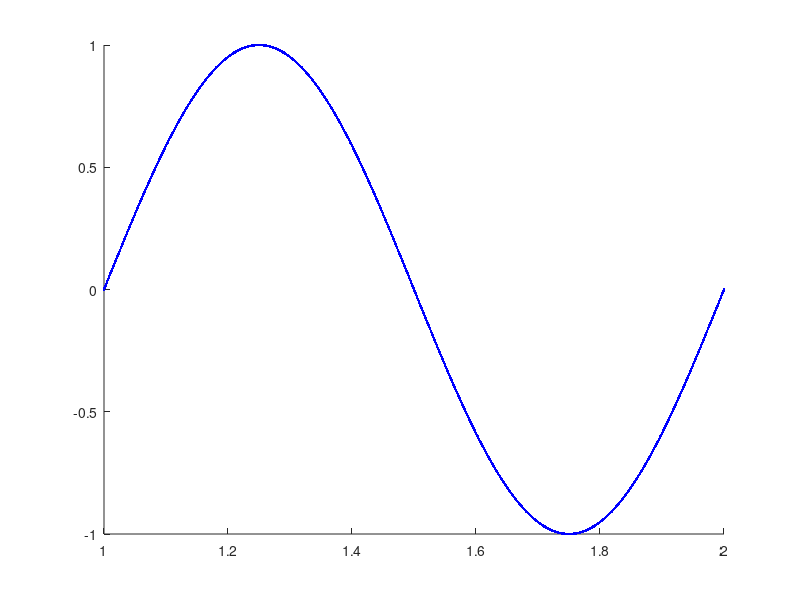

The MATLAB script that drew this image:
t = 1:0.001:2;
x = sin(2*pi*t);
figure
hold on
axis([1 2 -1 1])
for i=1:numel(t)
    plot(t(i),x(i),'.','Color','b')
    drawnow
end